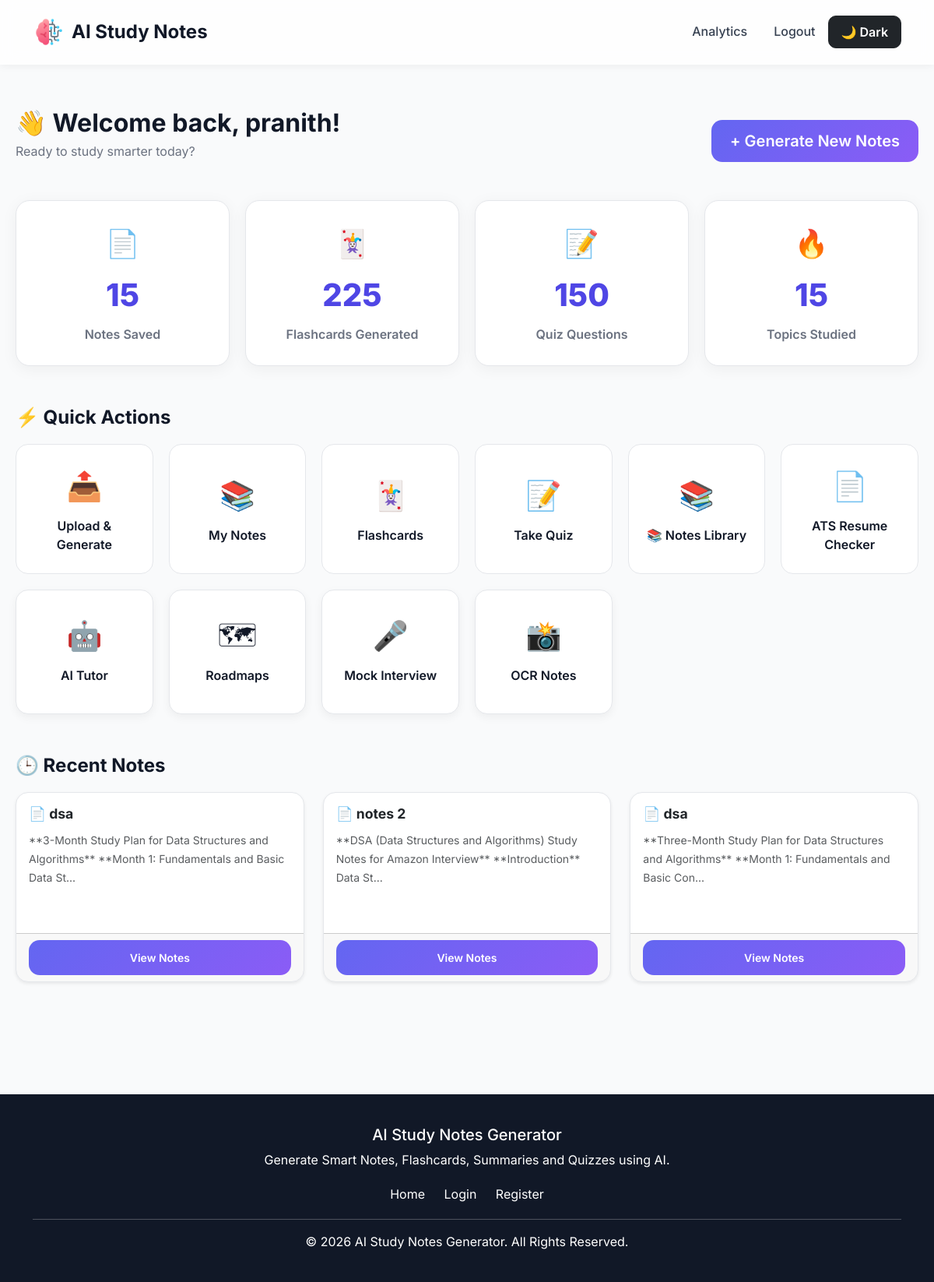
The app's page /dashboard (signed in) with its own data.
### tables this page shows
CREATE TABLE notes (

    id INTEGER PRIMARY KEY AUTOINCREMENT,

    user_id INTEGER,

    title TEXT,

    original_content TEXT,

    summary TEXT,

    detailed_notes TEXT,

    key_concepts TEXT,

    revision_notes TEXT,

    flashcards TEXT,

    quiz_questions TEXT,

    created_at TIMESTAMP DEFAULT CURRENT_TIMESTAMP,

    FOREIGN KEY(user_id)

    REFERENCES users(id)

);

### app.py (the view)
@app.route("/dashboard")
def dashboard():
    if "user_id" not in session:
        flash("Please login first.", "warning")
        return redirect(url_for("login"))
    conn = get_connection()
    cursor = conn.cursor()
    cursor.execute("SELECT COUNT(*) FROM notes WHERE user_id = ?", (session["user_id"],))
    total_notes = cursor.fetchone()[0]
    cursor.execute("""
        SELECT * FROM notes
        WHERE user_id = ?
        ORDER BY id DESC
        LIMIT 3
    """, (session["user_id"],))
    recent_notes = cursor.fetchall()
    conn.close()
    return render_template(
        "dashboard.html",
        total_notes=total_notes,
        recent_notes=recent_notes,
        user_name=session.get("user_name", "Student")
    )

### database/db.py (called while the page is built)
def get_connection():
    conn = sqlite3.connect(
        DATABASE_NAME
    )
    conn.row_factory = sqlite3.Row
    return conn

### templates/dashboard.html (shortened to what this page needs)
{% extends "layout.html" %}
{% block extra_css %}
<link rel="stylesheet"
      href="{{ url_for('static',
      filename='css/dashboard.css') }}">
{% endblock %}
{% block content %}
<div class="dashboard-container">
    <div class="welcome-header">
        <div>
            <h2 class="welcome-title">
                👋 Welcome back,
                {{ user_name }}!
            </h2>
            <p class="welcome-subtitle">
                Ready to study smarter today?
            </p>
        </div>
        <a href="{{ url_for('upload') }}"
           class="btn btn-primary btn-lg">
            + Generate New Notes
        </a>
    </div>
    <div class="stats-grid">
        <div class="stat-card">
            <div class="stat-icon">📄</div>
            <div class="stat-number">
                {{ total_notes }}
            </div>
            <div class="stat-label">
                Notes Saved
            </div>
        </div>
        <div class="stat-card">
            <div class="stat-icon">🃏</div>
            <div class="stat-number">
                {{ total_notes * 15 }}
            </div>
            <div class="stat-label">
                Flashcards Generated
            </div>
        </div>
        <div class="stat-card">
            <div class="stat-icon">📝</div>
            <div class="stat-number">
                {{ total_notes * 10 }}
            </div>
            <div class="stat-label">
                Quiz Questions
            </div>
        </div>
        <div class="stat-card">
            <div class="stat-icon">🔥</div>
            <div class="stat-number">
                {{ total_notes }}
            </div>
            <div class="stat-label">
                Topics Studied
            </div>
        </div>
    </div>
    <div class="section-title mt-5 mb-3">
        ⚡ Quick Actions
    </div>
    <div class="quick-actions">
        <a href="{{ url_for('upload') }}"
           class="action-card">
            <div class="action-icon">📤</div>
            <div class="action-label">
                Upload & Generate
            </div>
        </a>
        <a href="{{ url_for('my_notes') }}"
           class="action-card">
            <div class="action-icon">📚</div>
            <div class="action-label">
                My Notes
            </div>
        </a>
        <a href="{{ url_for('upload') }}"
           class="action-card">
            <div class="action-icon">🃏</div>
            <div class="action-label">
                Flashcards
            </div>
        </a>
        <a href="{{ url_for('upload') }}"
           class="action-card">
            <div class="action-icon">📝</div>
            <div class="action-label">
                Take Quiz
            </div>
        </a>
           <a href="/library"
           class="action-card">
            <div class="action-icon">📚</div>
            <div class="action-label">
                📚 Notes Library
            </div>
           </a>
           <a href="{{ url_for('ats_checker') }}"
              class="action-card">
                <div class="action-icon">📄</div>
                <div class="action-label">
                    ATS Resume Checker
                </div>
            </a>
    <a href="/ai-tutor"
       class="quick-card text-decoration-none">
        <div class="quick-icon">
            🤖
        </div>
        <h6>
            AI Tutor
        </h6>
    </a>
    <a href="/roadmap"
       class="quick-card text-decoration-none">
        <div class="quick-icon">
            🗺
        </div>
        <h6>
            Roadmaps
        </h6>
    </a>
    <a href="/mock-interview"
       class="quick-card text-decoration-none">
        <div class="quick-icon">
            🎤
        </div>
        <h6>
            Mock Interview
        </h6>
    </a>
    <a href="/ocr-notes"
       class="quick-card text-decoration-none">
        <div class="quick-icon">
            📸
        </div>
        <h6>
            OCR Notes
        </h6>
    </a>
</div>
    <div class="section-title mt-5 mb-3">
        🕒 Recent Notes
    </div>
    {% if recent_notes %}
        <div class="row">
            {% for note in recent_notes %}
            <div class="col-md-4 mb-4">
                <div class="card h-100
                            shadow-sm
                            recent-note-card">
                    <div class="card-body">
                        <h5 class="card-title
                                   fw-bold">
                            📄 {{ note["title"] }}
                        </h5>
                        <p class="card-text
                                  text-muted
                                  small">
                            {{ note["summary"][:100] }}...
                        </p>
                    </div>
                    <div class="card-footer">
                        <a href="{{ url_for(
                                'view_note',
                                note_id=note['id']) }}"
                           class="btn btn-sm
                                  btn-primary
                                  w-100">
                            View Notes
                        </a>
                    </div>
                </div>
            </div>
            {% endfor %}
        </div>
    {% endif %}
</div>
{% endblock %}

### static/css/style.css (style rules this page uses)
:root { --primary-color: #4F46E5; --secondary-color: #06B6D4; --dark-color: #111827; --light-color: #F9FAFB; --text-color: #374151; }
* { margin: 0; padding: 0; box-sizing: border-box; }
body { font-family: 'Inter', sans-serif; background: var(--light-color); color: var(--text-color); min-height: 100vh; }
.btn-primary { background: var(--primary-color); border: none; }
.quick-card { display:flex; flex-direction:column; align-items:center; justify-content:center; height:160px; background:white; border-radius:16px; transition:0.3s; border:1px solid #eee; box-shadow:0 4px 12px rgba(0,0,0,0.05); }
.quick-icon { font-size:40px; margin-bottom:15px; }
.quick-card h6 { color:#111827; font-weight:600; text-align:center; }
:root { --primary:#6366F1; --secondary:#8B5CF6; --accent:#06B6D4; --dark:#0F172A; --light:#F8FAFC; --card-bg:#FFFFFF; }
.btn-primary { background: linear-gradient( 135deg, #6366F1, #8B5CF6); border:none; border-radius:14px; padding:12px 24px; font-weight:600; transition:0.3s ease; }
.card { border:none; border-radius:22px; overflow:hidden; background:white; box-shadow: 0 8px 30px rgba(0,0,0,0.08); transition:0.3s ease; }
.action-card { transition:0.3s ease; }
* { scroll-behavior:smooth; transition: background 0.3s ease, color 0.3s ease; }

### static/css/dashboard.css (style rules this page uses)
.dashboard-container { max-width: 1200px; margin: auto; padding: 40px 20px; }
.welcome-header { display: flex; justify-content: space-between; align-items: center; flex-wrap: wrap; gap: 20px; margin-bottom: 35px; }
.welcome-title { font-size: 2rem; font-weight: 700; color: #111827; margin-bottom: 5px; }
.welcome-subtitle { color: #6B7280; font-size: 1rem; }
.stats-grid { display: grid; grid-template-columns: repeat(auto-fit, minmax(220px, 1fr)); gap: 20px; margin-bottom: 40px; }
.stat-card { background: white; border-radius: 18px; padding: 28px 20px; text-align: center; border: 1px solid #E5E7EB; box-shadow: 0 4px 20px rgba(0,0,0,0.05); transition: 0.3s ease; }
.stat-icon { font-size: 2.2rem; margin-bottom: 10px; }
.stat-number { font-size: 2.5rem; font-weight: 800; color: #4F46E5; }
.stat-label { margin-top: 8px; color: #6B7280; font-weight: 600; }
.section-title { font-size: 1.5rem; font-weight: 700; color: #111827; margin-bottom: 25px; }
.quick-actions { display: grid; grid-template-columns: repeat(auto-fit, minmax(170px, 1fr)); gap: 20px; }
.action-card, .quick-card { background: white; border-radius: 16px; padding: 25px 15px; text-align: center; text-decoration: none; border: 1px solid #E5E7EB; transition: all 0.3s ease; color: #111827; min-height: 150px; display: flex; flex-direction: column; justify-content: center; align-items: center; }
.action-icon, .quick-icon { font-size: 2.3rem; margin-bottom: 12px; }
.action-label, .quick-card h6 { font-size: 1rem; font-weight: 600; line-height: 1.5; }
.recent-note-card { border: 1px solid #E5E7EB; border-radius: 16px; overflow: hidden; transition: 0.3s ease; }
.recent-note-card .card-body { min-height: 180px; }
.recent-note-card .card-title { font-size: 1.1rem; font-weight: 700; margin-bottom: 12px; word-break: break-word; }
.recent-note-card .card-text { line-height: 1.7; word-break: break-word; }

### records on screen
notes: title "dsa", summary "**3-Month Study Plan for Data Structures and Algorithms** **Month 1: Fundamentals and Basic Data St"
notes: title "notes 2", summary "**DSA (Data Structures and Algorithms) Study Notes for Amazon Interview** **Introduction** Data St"
notes: title "dsa", summary "**Three-Month Study Plan for Data Structures and Algorithms** **Month 1: Fundamentals and Basic Con"

### other values on screen
{{ user_name }} "pranith"
{{ total_notes }} "15"
{{ total_notes * 15 }} "225"
{{ total_notes * 10 }} "150"
